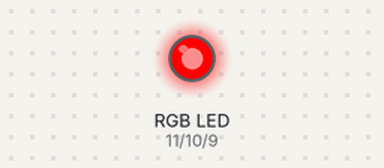
The sketch below on a simulated Arduino Uno, built with avr-gcc and run on an emulated ATmega328P. Shown: an RGB LED mixed from three pins (HIGH = lit). Dim RGB values are drawn brighter than linear.

Above: at 0.05 s.
At 1.5 s:
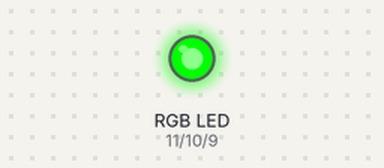
At 2.95 s:
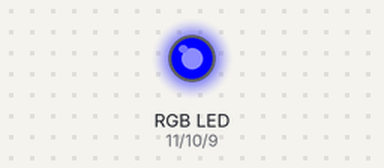
At 3.7 s:
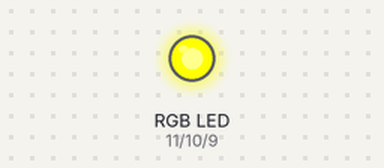
At 4.45 s:
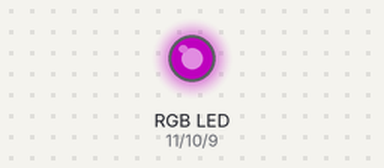
At 5.95 s:
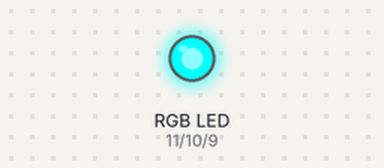
Timing chart, 0 to 7.8 s (numbered marks = the images above):
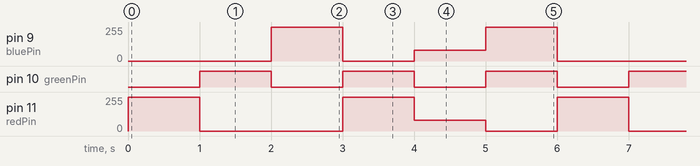

The sketch:

rgb_led.ino
```cpp
/*
  Blink a RGB LED with PWM (Pulse Width Modulation)
*/

// Pins where the LED is connected
int redPin = 11;
int greenPin = 10;
int bluePin = 9;

// uncomment this line if using a Common Anode LED
// #define COMMON_ANODE

// setColor has an optional parameter, so it must declared before being used
void setColor(int red, int green, int blue, int del = 1000)
{
  #ifdef COMMON_ANODE
    red = 255 - red;
    green = 255 - green;
    blue = 255 - blue;
  #endif
  analogWrite(redPin, red);
  analogWrite(greenPin, green);
  analogWrite(bluePin, blue);
  delay(del);
}

void setup() {
  pinMode(redPin, OUTPUT);
  pinMode(greenPin, OUTPUT);
  pinMode(bluePin, OUTPUT);
}

void loop()
{
  setColor(255, 0, 0);  // red
  setColor(0, 255, 0);  // green
  setColor(0, 0, 255);  // blue
  setColor(255, 255, 0);  // yellow
  setColor(80, 0, 80);  // purple
  setColor(0, 255, 255);  // aqua
}
```

Measured:
- by itself, pin 9 (bluePin): repeats every 6.0 s: 0/255 1.0 s, 80/255 1.0 s, 255/255 1.0 s, 0/255 2.0 s, 255/255 1.0 s
- by itself, pin 10 (greenPin): alternates HIGH for 1.0 s and LOW for 1.0 s
- by itself, pin 11 (redPin): repeats every 6.0 s: 0/255 2.0 s, 255/255 1.0 s, 80/255 1.0 s, 0/255 1.0 s, 255/255 1.0 s
